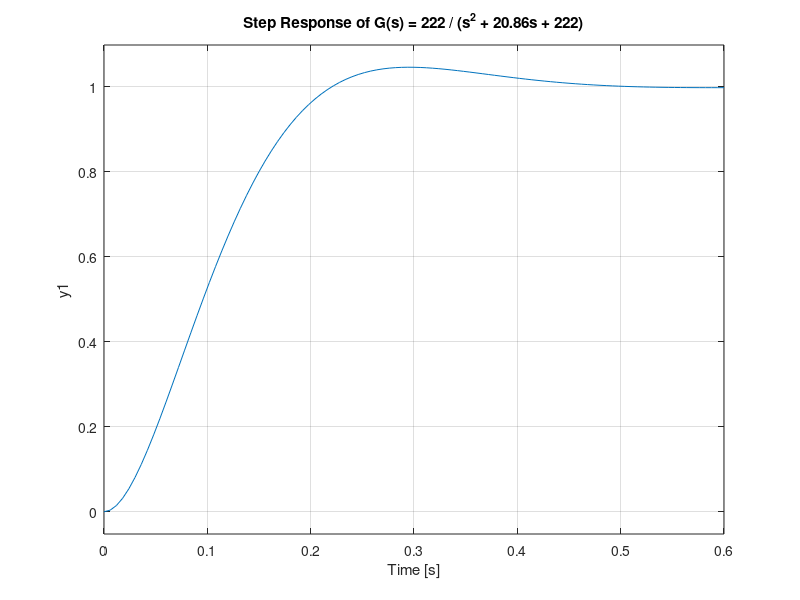
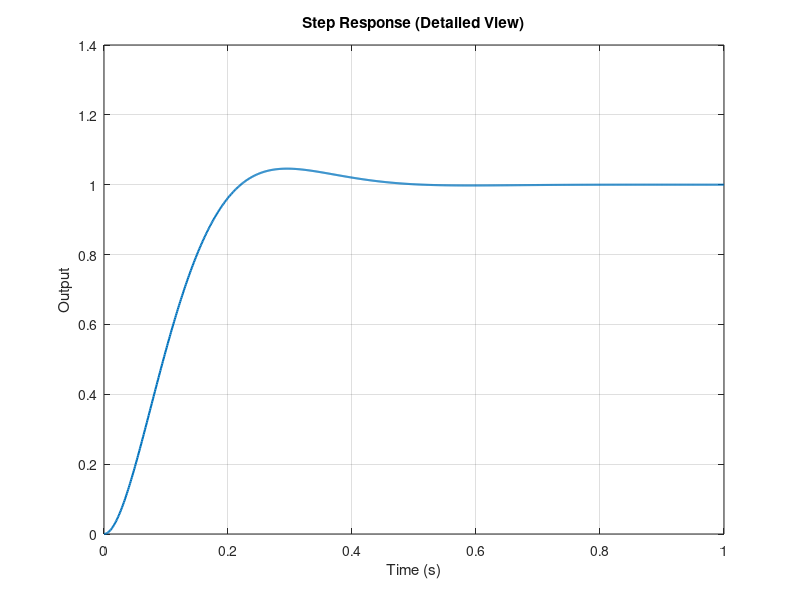

These figures' MATLAB source, in order: (Note: this script raises an error after producing the figures.)
clear;
clc;
close all;

% Define transfer function
num = [222];
den = [1 20.86 222];

G = tf(num, den);

% Display it
disp('Transfer Function:');
G

% Step response
figure;
step(G);
grid on;
title('Step Response of G(s) = 222 / (s^2 + 20.86s + 222)');

% Time vector for finer control
t = 0:0.001:1;

% Simulate response
[y, t] = step(G, t);

figure;
plot(t, y, 'LineWidth', 1.5);
grid on;
xlabel('Time (s)');
ylabel('Output');
title('Step Response (Detailed View)');

% Step response characteristics
info = stepinfo(G);
disp('Step Response Characteristics:');
disp(info);
